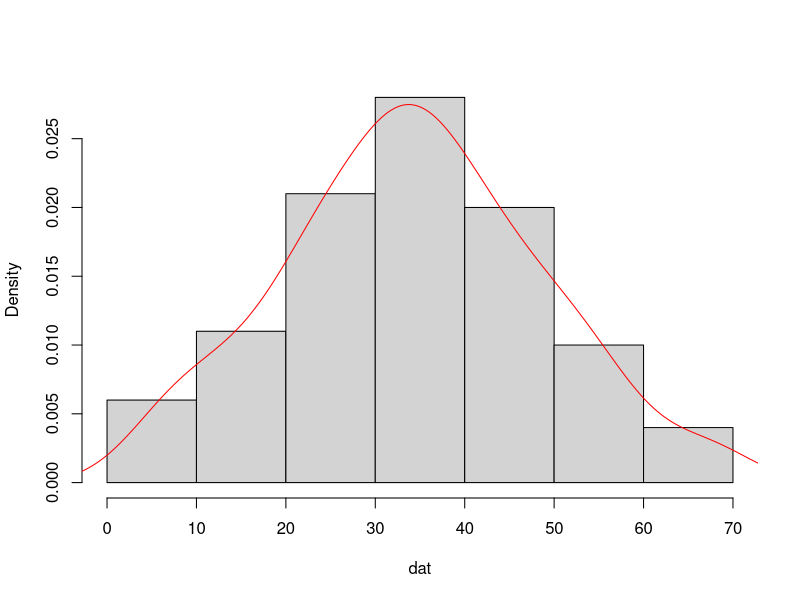
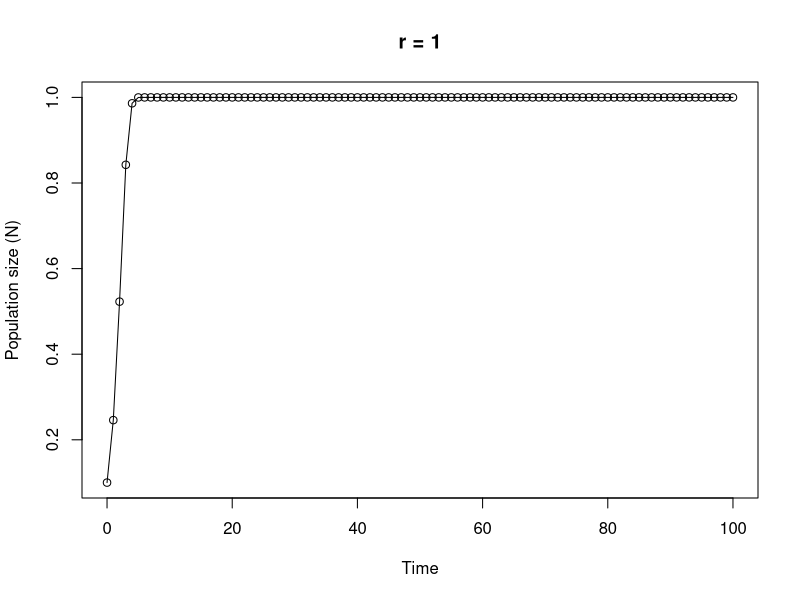

These figures' R source, in order:
## ----Q1, results = 'asis'-----------------------------------------------------------------------------------------------------------------

# area of a circle
# the equation to calculate the area of a circle is pi * radius^2

circle.area <- function(d){ 
	pi * (d/2)^2
}

# to use your new function

circle.area(10)
# [1] 78.53982

# to test on a vector of diameters
# first create a vector with diameters ranging from 0 to 50 in steps of 10

cir.diam <- seq(from = 0, to = 50, by = 10)

# test your function

circle.area(cir.diam)
# [1]    0.00000   78.53982  314.15927  706.85835 1256.63706 1963.49541


## ----Q2, tidy = TRUE----------------------------------------------------------------------------------------------------------------------

far.cent <- function(a){
	val <- (a-32)*5/9
	print(paste("Fahrenheit: ", round(a, digits = 3), "oF",sep = " "), quote = FALSE)# round 3dp
	print(paste("Centigrade: ", round(val, digits = 3), "oC", sep = " "), quote = FALSE)# round 3dp
}

# alternative Fahrenheit to centigrade using cat function

far.cent2 <- function(a){
	val <- (a - 32) * 5/9	#calculation
	cat("Fahrenheit: ", round(a, digits = 3), "oF", "\n")   # use cat function
	cat("Centigrade: ", round(val, digits = 3), "oC", "\n")   
}



## ----Q3-----------------------------------------------------------------------------------------------------------------------------------

# Create a vector of normally distributed data
# length 100, mean 35 and standard deviation of 29

vals <- rnorm(100, 35, 15)	# create some norm dist data mean 35, sd = 15

summary.fun <- function(dat){
	mymean <- round(mean(dat), digits = 4)      	# calc mean
	mymedian <- round(median(dat), digits = 4)    # calc median
	mymin <- round(min(dat), digits = 4)          # calc min
	mymax <- round(max(dat), digits = 4)          # calc max
	print(paste("mean:", mymean, sep = " "), quote = FALSE)     # print mean
	print(paste("median:", mymedian, sep = " "), quote = FALSE)     # print median
	print(paste("range:", "from:", mymin, "to", mymax, sep = " "), quote = FALSE) 
	dens <- density(dat)                          # estimate density curve
	hist(dat, main = "",type = "l",freq = FALSE)  # plot histogram
	lines(dens, lty = 1, col = "red")             # plot density curve
}

# use the function
summary.fun(vals)


## ----Q4-----------------------------------------------------------------------------------------------------------------------------------

# calculate a median

ourmedian <- function(x){
	n <- length(x)
	if (n %% 2 == 1)      # odd numbers
	  sort(x)[(n + 1)/2]  # find the middle number by adding 1 to length and div 2
	else {                # even numbers
	  middletwo <- sort(x)[(n/2) + 0:1]   #find the two middle numbers
	  mean(middletwo)
	  }
}

# use the function
mydat <- sample(1:50, size = 10, replace = TRUE )

# our function
ourmedian(mydat)

# R median function
median(mydat)


## ----Q5, tidy = TRUE----------------------------------------------------------------------------------------------------------------------

# function to simulate Ricker model

Ricker.model <- function(nzero, r, time, K=1){     # sets initial parameters
  N <- numeric(time + 1)    # creates a real vector of length time+1 to store values of Nt+1
  N[1] <- nzero             # sets initial population size in first element of N
  for (i in 1:time) {				# loops over time
      N[i+1] <- N[i]*exp(r*(1 - N[i]/K))    
  }
  Time <- 0:time   					 # creates vector for x axis
  plot(Time, N, type = "o", xlim = c(0, time), xlab = "Time", ylab = "Population size (N)", main = paste("r =", r, sep=" "))   # plots     output
}

# To run
# play around with the different parameters, especially r
Ricker.model(nzero=0.1,r=1,time=100)
